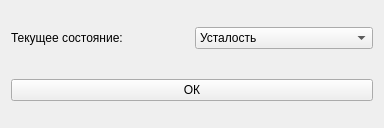
<?xml version="1.0" encoding="UTF-8"?>
<ui version="4.0">
 <class>checkForm</class>
 <widget class="QWidget" name="checkForm">
  <property name="geometry">
   <rect>
    <x>0</x>
    <y>0</y>
    <width>384</width>
    <height>128</height>
   </rect>
  </property>
  <property name="minimumSize">
   <size>
    <width>384</width>
    <height>128</height>
   </size>
  </property>
  <property name="maximumSize">
   <size>
    <width>384</width>
    <height>128</height>
   </size>
  </property>
  <property name="windowTitle">
   <string>Текущее состояние</string>
  </property>
  <layout class="QVBoxLayout" name="verticalLayout_2">
   <item>
    <layout class="QVBoxLayout" name="verticalLayout">
     <item>
      <layout class="QHBoxLayout" name="horizontalLayout">
       <item>
        <widget class="QLabel" name="staticLabel">
         <property name="text">
          <string>Текущее состояние:</string>
         </property>
        </widget>
       </item>
       <item>
        <widget class="QComboBox" name="comboBox">
         <property name="sizePolicy">
          <sizepolicy hsizetype="Preferred" vsizetype="Fixed">
           <horstretch>0</horstretch>
           <verstretch>0</verstretch>
          </sizepolicy>
         </property>
         <property name="minimumSize">
          <size>
           <width>118</width>
           <height>0</height>
          </size>
         </property>
         <item>
          <property name="text">
           <string>Усталость</string>
          </property>
         </item>
         <item>
          <property name="text">
           <string>Бодрствование</string>
          </property>
         </item>
        </widget>
       </item>
      </layout>
     </item>
     <item>
      <spacer name="verticalSpacer">
       <property name="orientation">
        <enum>Qt::Vertical</enum>
       </property>
       <property name="sizeType">
        <enum>QSizePolicy::Fixed</enum>
       </property>
       <property name="sizeHint" stdset="0">
        <size>
         <width>20</width>
         <height>24</height>
        </size>
       </property>
      </spacer>
     </item>
     <item>
      <layout class="QHBoxLayout" name="horizontalLayout_2">
       <item>
        <widget class="QPushButton" name="okButton">
         <property name="text">
          <string>ОК</string>
         </property>
        </widget>
       </item>
      </layout>
     </item>
    </layout>
   </item>
  </layout>
 </widget>
 <resources/>
 <connections/>
</ui>
